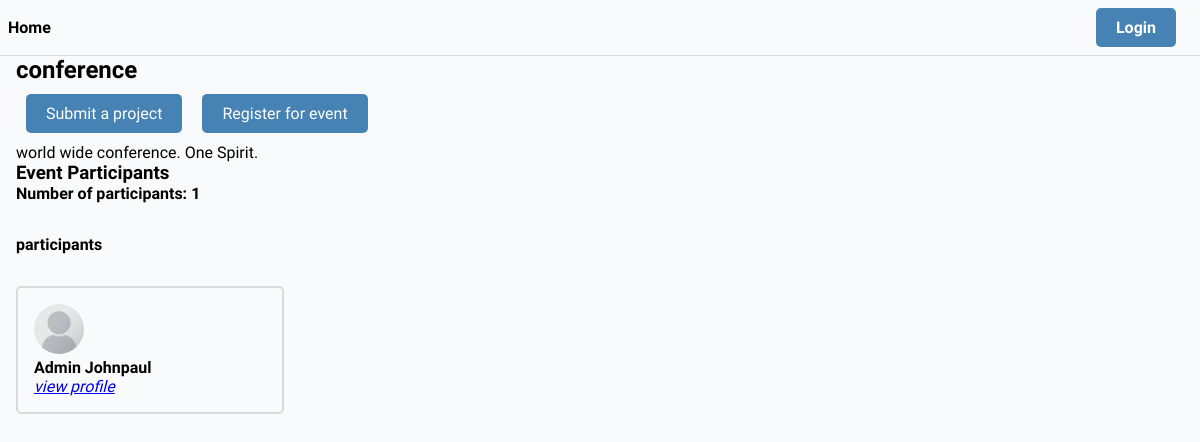
The page /event/6bbd9fcb-3b78-4c6b-80bd-5dfed9363a7b/ on the database as committed earlier.
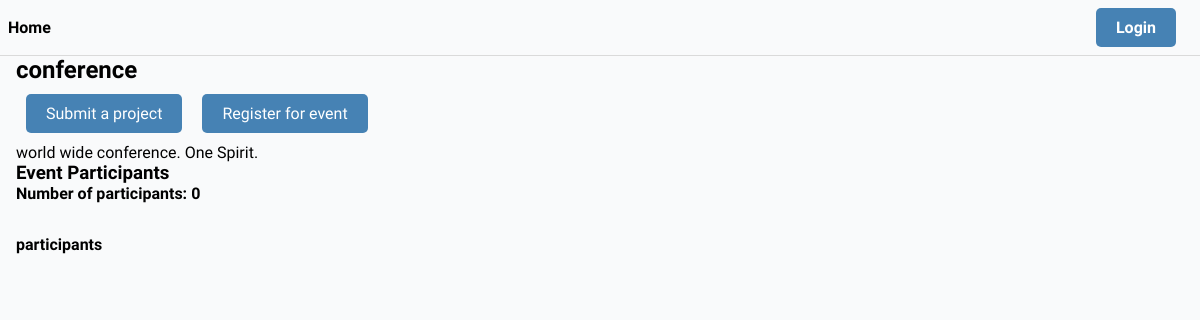
The same page on the database as committed later.
### core/models.py (models this page shows, shortened)
class Event(models.Model):
    name = models.CharField(max_length=200)
    description = models.TextField( null=True, blank=True)
    participants = models.ManyToManyField(User, blank=True, related_name='events')
    start_date = models.DateTimeField(null=True)
    end_date = models.DateTimeField(null=True)
    registration_deadline = models.DateTimeField(null=True)
    updated = models.DateTimeField(auto_now=True)
    created = models.DateTimeField(auto_now_add=True)
    id = models.UUIDField(primary_key=True, editable=False, unique=True, default=uuid.uuid4)

### users/models.py (models this page shows, shortened)
class User(AbstractUser):
    username = models.CharField(max_length=100, null=True, blank=True)
    name = models.CharField(max_length=100)
    email = models.EmailField(unique=True)
    bio = models.TextField(null= True, blank=True)
    hackthon_participant = models.BooleanField(default=True, null=False)
    avatar = models.ImageField(default = 'avatars/profile.jpeg', null=True)
    id = models.UUIDField(primary_key=True, editable=False, unique=True, default=uuid.uuid4)
    USERNAME_FIELD = 'email' #makes username exempted
    REQUIRED_FIELDS = ['username']    #a must use when you use USERNAME_FIELD

### core/views.py (the view, shortened to what this page needs)
# urls.py: path('event/<uuid:pk>/', EventView.as_view(), name='event'),
class EventView(View):
    def get(self, request, pk):
        try:
            event = Event.objects.get(id=pk)
            user = request.user
            if(user.is_authenticated):
                submitted = Submission.objects.filter(participant = request.user, event=event).exists()
                print('submitted> > > :   ', submitted)
            else:
                submitted = False
        except Event.DoesNotExist:
            messages.warning(request, "event not found")
            return redirect(request.META.get("HTTP_REFERER", '/'))
        context = {
            'event':event,
            'submitted':submitted
        }
        return render(request, 'core/event.html', context)

### templates/core/event.html (shortened to what this page needs)
{% extends 'base.html' %}
{% block content %}
<h2>{{event.name}}</h3>
<div class="event-action-wrapper">
    {% if submitted %}
    <p class="text-success" style="align-self: center; font-weight: bold;">You have submitted a project for this event! |</p>
    {% else %}
    <a class= "btn btn-primary" href="{% url 'project-submission' event.id %}">Submit a project</a>
    {% endif %}
    {% if user not in event.participants.all  %}
    <a class= "btn btn-primary" href="{% url 'confirm-event' event.id %}">Register for event</a>
    {% elif not submitted %}
    <form  method="POST">
        {% csrf_token %}
        <input class="btn btn-warning" type="submit" value="Cancel registration">
    </form>
    {% else %}
    <p class="text-success" style="align-self: center; font-weight: bold;">|  You have registered for this event!</p>
{% endif %}
</div>
<p>{{event.description|urlize|linebreaks}}</p>
<div>
    <h3>Event Participants</h3>
        <h4>Number of participants: {{event.participants.all.count}}</h4>
    <section class="section">
        <h4>participants</h4>
        <div class="users-list section">
            {% for user in event.participants.all %}
                <div class="user-wrapper">
                    <img src="{{user.avatar.url}}" class="avatar" alt="{{user.name}}">
                <h4>{{user.name}}</h4>
                 <a href="{% url 'user-profile' user.id %}"><i>view profile</i></a>
                </div>
            {% endfor %}
        </div>
    </section>
</div>
{% endblock content %}

Rows that differ between the two databases and show on the page:
no longer on this page (row edited): User: avatar (placeholder picture), name "Admin Johnpaul"
computed for Event "conference": participants.all.count "1" → "0"
